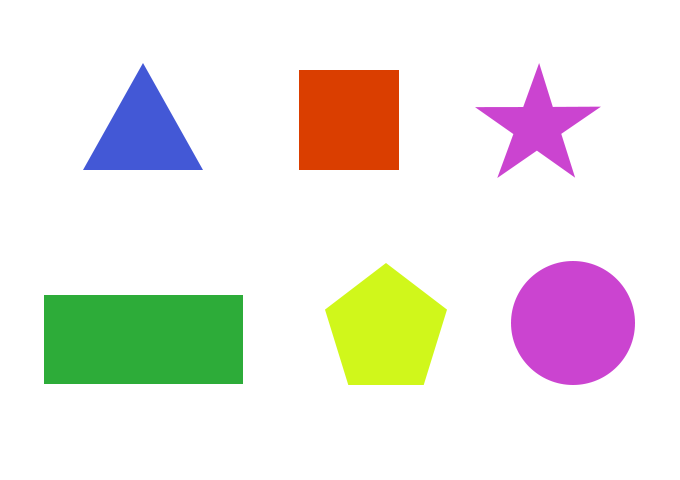
#> input picture 06_shapes/shapes.png, 680 x 480 px
$ python shape.py
#> lines starting #> are read from the running program, lines starting #| are printed output that depends on the picture; after the words box and inside, x2 and y2 are one past the last pixel; in counts of white or black regions, pixels touching at a corner belong together
import numpy as np
from cv2 import cv2

img = cv2.imread('shapes.png')
#> img is the input picture: shape (480, 680, 3); mean B, G, R 226, 231.4, 234.6
imgGrey = cv2.cvtColor(img, cv2.COLOR_BGR2GRAY)
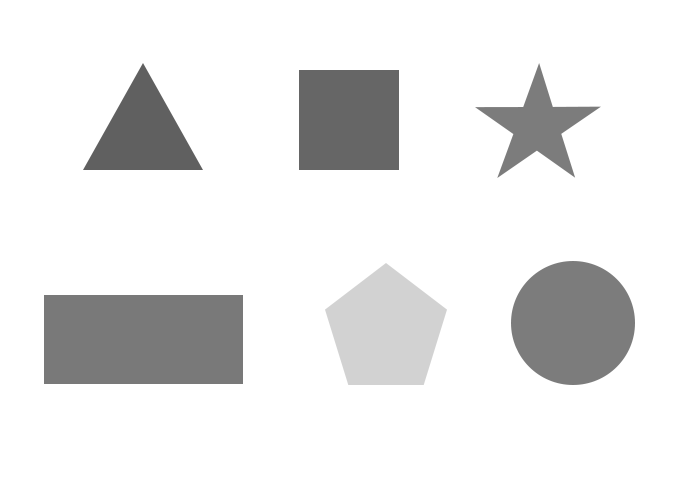
#> imgGrey: shape (480, 680); min 96, max 255, mean 231.8
_, tresh = cv2.threshold(imgGrey, 240, 255, cv2.THRESH_BINARY)
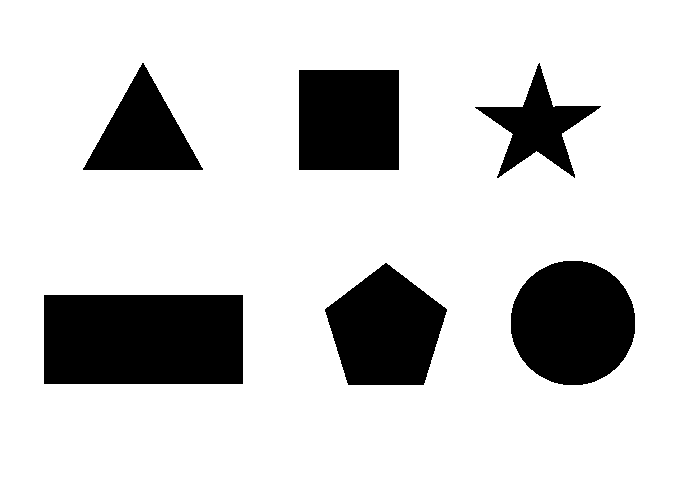
#> tresh: shape (480, 680); 81.1% white; 6 black regions
contours ,_ = cv2.findContours(tresh, cv2.RETR_TREE, cv2.CHAIN_APPROX_NONE)
#> contours = 7 contours; box (x1, y1, x2, y2) and area: (0, 0, 680, 480) 325241, (43, 294, 244, 385) 17998, (510, 260, 636, 386) 12387, (324, 262, 448, 386) 10512, (298, 69, 400, 171) 10199, (82, 62, 204, 171) 6685, (474, 62, 602, 179) 5090

for contour in contours:
    approx = cv2.approxPolyDP(contour, 0.01* cv2.arcLength(contour, True), True)
    cv2.drawContours(img, [approx], 0, (0, 0, 0), 2)
    x = approx.ravel()[0]; y = approx.ravel()[1] - 5


    if len(approx) == 3:
        cv2.putText(img, "Triangulo", (x, y-5), cv2.FONT_HERSHEY_COMPLEX, 0.5, (255,0,0))

    elif len(approx) == 4:
        (x , y, w, h) = cv2.boundingRect(approx)
        aspectRatio = float(w)/h
        if aspectRatio >= 0.95 and aspectRatio <= 1.05:
            cv2.putText(img, "Quadrado", (x, y), cv2.FONT_HERSHEY_COMPLEX, 0.5, (255,0,0))
        else:
            cv2.putText(img, "Retangulo", (x, y), cv2.FONT_HERSHEY_COMPLEX, 0.5, (255,0,0))

    elif len(approx) == 5:
        cv2.putText(img, "Pentagono", (x, y), cv2.FONT_HERSHEY_COMPLEX, 0.5, (255,0,0))

    elif len(approx) == 10:
        cv2.putText(img, "Decagono", (x, y), cv2.FONT_HERSHEY_COMPLEX, 0.5, (255,0,0))

    else:
        cv2.putText(img, "Circulo", (x, y), cv2.FONT_HERSHEY_COMPLEX, 0.5, (255,0,0))
#> this loop made 7 passes
#> (approx, w, h, aspectRatio) on passes 1, 2, 5: ([[0, 0], [0, 479], [679, 479], [679, 0]], 680, 480, 1.42), ([[43, 295], [242, 294], [243, 383], [44, 384]], 201, 91, 2.21), ([[298, 70], [398, 69], [399, 169], [299, 170]], 102, 102, 1)
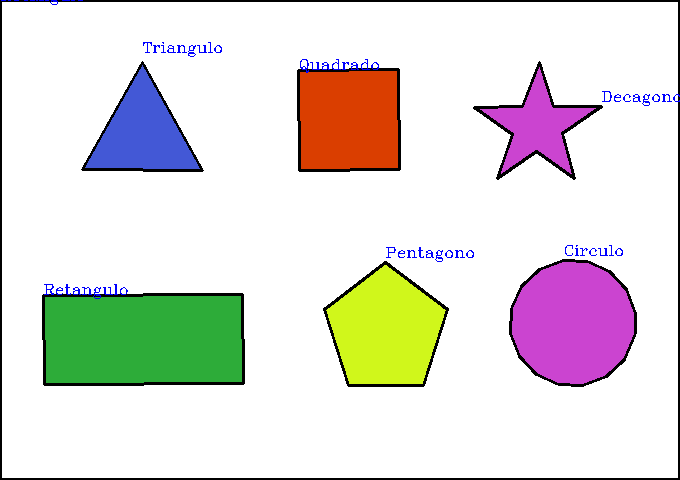
#> img: shape (480, 680, 3); 4.15% of pixels changed, all inside (x1, y1, x2, y2) = (0, 0, 680, 480)


cv2.imshow("shapes", img)
cv2.waitKey(0)
cv2.destroyAllWindows()
